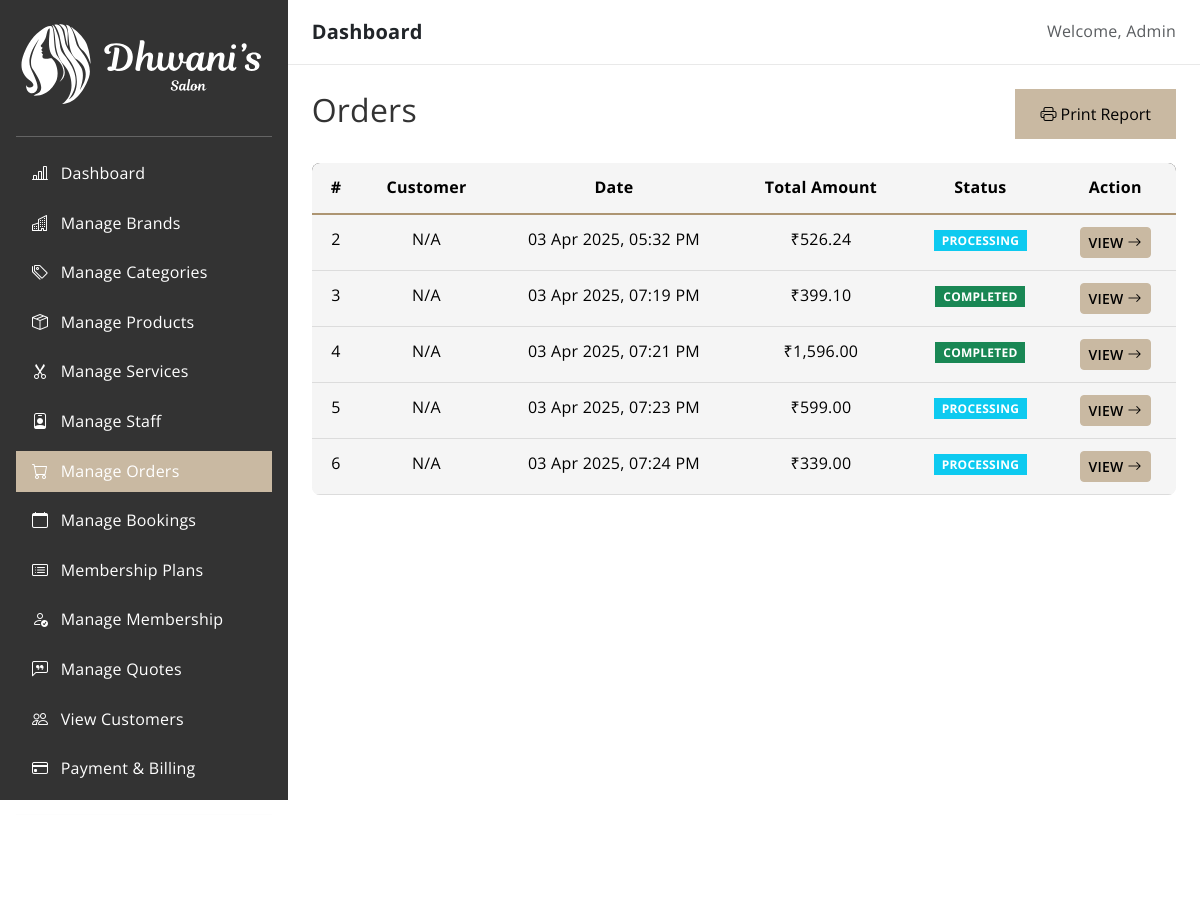
The app's page /admin/orders/index.php (signed in) with its own data.
### tables this page shows
CREATE TABLE `orders` (
  `id` int(11) NOT NULL,
  `user_id` int(11) NOT NULL,
  `total_amount` decimal(10,2) NOT NULL,
  `delivery_option` enum('delivery','pickup') NOT NULL,
  `status` enum('pending','processing','completed','cancelled') DEFAULT 'pending',
  `created_at` timestamp NOT NULL DEFAULT current_timestamp()
);

### database/database.php (called while the page is built)
<?php
require(__DIR__ . '/Connection.php');
$servername = 'localhost';
$port = 3306;
$db_name = 'salon';
$username = 'root';
$password = '';
$connection = new Connection($servername, $port, $db_name, $username, $password);

### database/Connection.php (called while the page is built, shortened)
<?php
class Connection
{
    private $pdo;
    public function __construct($server_name, $port, $db_name, $username, $password)
    {
        try {
            $this->pdo = new PDO("mysql:host={$server_name};port={$port};dbname={$db_name}", $username, $password);
            $this->pdo->setAttribute(PDO::ATTR_ERRMODE, PDO::ERRMODE_EXCEPTION);
            $this->pdo->setAttribute(PDO::ATTR_DEFAULT_FETCH_MODE, PDO::FETCH_ASSOC);
        } catch (PDOException $e) {
            echo $e->getMessage();
            die();
        }
    }
    public function findById($table_name, $id)
    {
        $statement = $this->pdo->prepare("SELECT * FROM {$table_name} WHERE id = :id");
        $statement->execute(["id" => $id]);
        $result = $statement->fetch();
        return $result;
    }
    public function findAll($table_name)
    {
        $sql = "SELECT * FROM {$table_name}";
        $statement = $this->pdo->prepare($sql);
        $statement->execute();
        $result = $statement->fetchAll();
        return $result;
    }
}

### public/admin/orders/index.php (the view, shortened to what this page needs)
<?php
include DB_ROOT . 'database.php';
$orders = $connection->findAll("orders");
?>
<?php include_once '../../../includes/header.php'; ?>
<div class="d-flex">
    <?php
    include_once '../../../includes/admin-sidebar.php';
    ?>
    <div class="container-fluid px-4 py-4">
        <div class="row mb-4">
            <div class="col-12 d-flex justify-content-between align-items-center">
                <h2 class="section-title">Orders</h2>
                <button class="btn btn-primary" data-bs-toggle="modal" data-bs-target="#printModal">
                    <i class="bi bi-printer"></i> Print Report
                </button>
            </div>
        </div>
        <div class="row">
            <div class="col-12">
                <div class="table-responsive" id="printable">
                    <table class="table table-hover">
                        <thead class="bg-secondary">
                            <tr class="text-center">
                                <th>#</th>
                                <th>Customer</th>
                                <th>Date</th>
                                <th>Total Amount</th>
                                <th>Status</th>
                                <th class="print-hide">Action</th>
                            </tr>
                        </thead>
                        <tbody>
                            <?php if (!empty($orders)): ?>
                                <?php foreach ($orders as $index => $order) : ?>
                                    <?php
                                    $customer = $connection->findById("users", $order["user_id"]);
                                    $status_classes = [
                                        "pending" => "bg-secondary",
                                        "processing" => "bg-info",
                                        "completed" => "bg-success",
                                        "cancelled" => "bg-danger"
                                    ];
                                    $status_badge = $status_classes[$order["status"]] ?? "bg-secondary";
                                    ?>
                                    <tr class="text-center" data-date="<?= date('Y-m', strtotime($order['created_at'])); ?>">
                                        <td><?= $order['id']; ?></td>
                                        <td><?= $customer ? $customer['name'] : 'N/A'; ?></td>
                                        <td><?= date('d M Y, h:i A', strtotime($order['created_at'])); ?></td>
                                        <td>₹<?= number_format($order['total_amount'], 2); ?></td>
                                        <td><span class="badge text-uppercase <?= $status_badge; ?>"><?= ucfirst($order['status']); ?></span></td>
                                        <td class="print-hide">
                                            <a href="view?id=<?= $order['id']; ?>" class="fw-semibold btn btn-sm btn-primary text-uppercase">
                                                View <i class="bi bi-arrow-right"></i>
                                            </a>
                                        </td>
                                    </tr>
                                <?php endforeach; ?>
                            <?php else: ?>
                                <tr>
                                    <td colspan="7" class="text-center">No orders found</td>
                                </tr>
                            <?php endif; ?>
                        </tbody>
                    </table>
                </div>
            </div>
        </div>
    </div>
</div>
<?php include_once '../../../includes/admin_footer.php'; ?>

### public/assets/css/style.css (style rules this page uses)
body { display: flex; flex-direction: column; min-height: 100vh; }

### includes/admin-sidebar.php (style rules this page uses)
body { height: 100vh; overflow: hidden; }

### records on screen
orders: id "2", created_at "03 Apr 2025, 05:32 PM", total_amount "526.24", status "PROCESSING"
orders: id "3", created_at "03 Apr 2025, 07:19 PM", total_amount "399.10", status "COMPLETED"
orders: id "4", created_at "03 Apr 2025, 07:21 PM", total_amount "1,596.00", status "COMPLETED"
orders: id "5", created_at "03 Apr 2025, 07:23 PM", total_amount "599.00", status "PROCESSING"
orders: id "6", created_at "03 Apr 2025, 07:24 PM", total_amount "339.00", status "PROCESSING"
